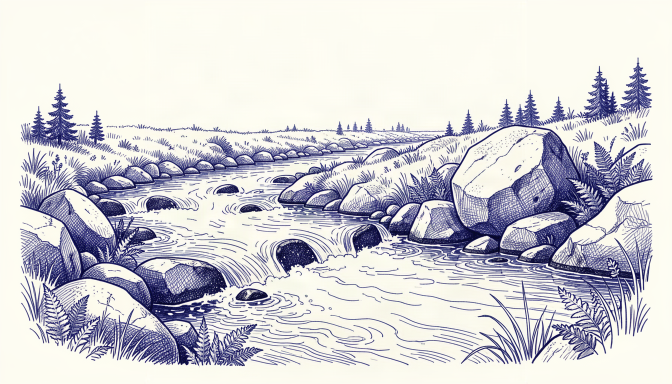
#> input picture assets/ink/river-sketch-source.png, 1344 x 768 px (shown at 1/2 size)
$ python animate_river.py
#> lines starting #> are read from the running program, lines starting #| are printed output that depends on the picture; after the words box and inside, x2 and y2 are one past the last pixel; in counts of white or black regions, pixels touching at a corner belong together
"""Render the river's pen marks as a looping current; banks remain still.

Uses the existing Pillow/NumPy installation and ffmpeg. Run from the repo root:
    python3 art/animate_river.py
The generated source and every previous river version are preserved.
"""
from pathlib import Path
import subprocess

import numpy as np
from PIL import Image, ImageDraw, ImageFilter, ImageOps

ROOT = Path(__file__).resolve().parents[1]
ASSETS = ROOT / "assets/ink"
FPS, SECONDS = 30, 8
INK = np.array([43, 70, 214], dtype=np.float32)
PAPER = np.array([252, 252, 250], dtype=np.float32)


def scene():
    source = Image.open(ASSETS / "river-sketch-source.png").convert("RGB")
#> source is the input picture: PIL image 1344x768 RGB; mean R, G, B 207.9, 207, 212.2
    gray = np.asarray(ImageOps.grayscale(source), dtype=np.float32)
    alpha = np.clip((245 - gray) / 218, 0, 1) ** 0.9
    pixels = PAPER + alpha[..., None] * (INK - PAPER)
    width, height = source.size
#> width = 1344; height = 768
    mask = Image.new("L", source.size)
#> mask: PIL image 1344x768 L; every value is 0
    # Stay inside the open channel, away from the boulders and vegetation.
    channel = [(0.420, 0.740), (0.505, 0.720), (0.560, 0.700), (0.640, 0.720),
               (0.665, 0.775), (0.650, 0.850), (0.540, 0.865), (0.425, 0.830)]
    ImageDraw.Draw(mask).polygon([(round(x * width), round(y * height)) for x, y in channel], fill=255)
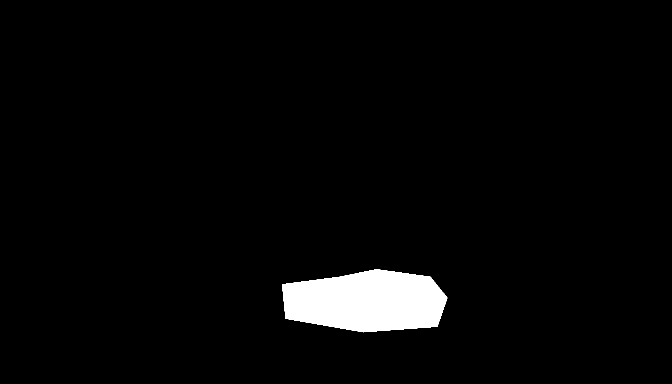
#> mask: PIL image 1344x768 L (shown at 1/2 size); 3.1% white; 1 white region, box (x1, y1, x2, y2) and area: (564, 538, 895, 665) 32401
    mask = np.asarray(mask.filter(ImageFilter.GaussianBlur(12)), dtype=np.float32) / 255
#> mask: shape (768, 1344) float32
    return pixels, mask


def frame(pixels, mask, phase):
#> called with phase = 0
    height, width = mask.shape
    y, x = np.mgrid[:height, :width].astype(np.float32)
    depth = y / height

    def drift(progress):
        sx = np.clip(x - (4 + 10 * depth) * progress, 0, width - 1.001)
        sy = np.clip(y - (6 + 18 * depth) * progress, 0, height - 1.001)
        ix, iy = sx.astype(int), sy.astype(int)
        fx, fy = (sx - ix)[..., None], (sy - iy)[..., None]
        return ((pixels[iy, ix] * (1 - fx) + pixels[iy, ix + 1] * fx) * (1 - fy)
                + (pixels[iy + 1, ix] * (1 - fx) + pixels[iy + 1, ix + 1] * fx) * fy)

    # Each layer resets only while invisible: continuous downstream flow, no jump.
    phase %= 1
    weight = (1 - np.cos(2 * np.pi * phase)) / 2
    water = drift(phase) * weight + drift((phase + 0.5) % 1) * (1 - weight)
    return np.clip(pixels + (water - pixels) * mask[..., None], 0, 255).astype(np.uint8)


def render():
    pixels, mask = scene()
    first = frame(pixels, mask, 0)
    assert np.array_equal(first, frame(pixels, mask, 1)), "Loop seam must close exactly"
    later = frame(pixels, mask, 0.25)
#> call 3 of frame, with phase = 0.25
#> in frame (call 3), `y, x = np.mgrid[:height, :width].astype(np.float32)`:
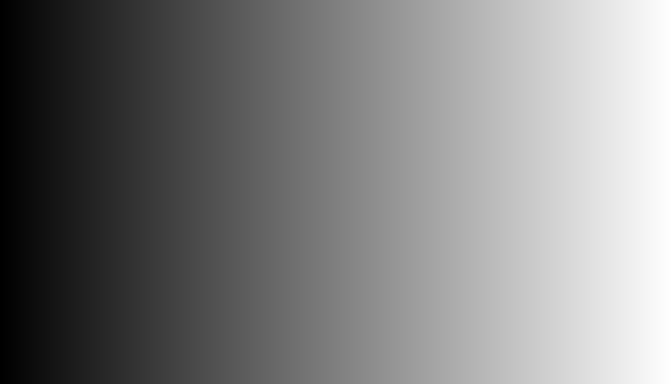
#> x: shape (768, 1344) float32 (shown at 1/2 size); min 0, max 1343, mean 671.5; drawn with min black and max white
#> in drift (call 5), `ix, iy = sx.astype(int), sy.astype(int)`:
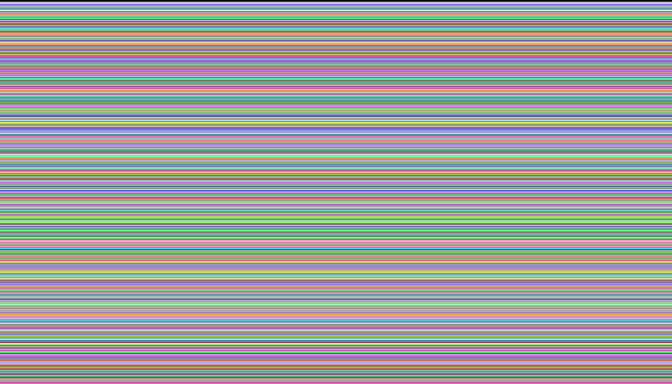
#> iy: shape (768, 1344) int64 (shown at 1/2 size); 762 distinct labels, from 0 to 761; one colour per label, 0 black
#> in drift (call 6), `ix, iy = sx.astype(int), sy.astype(int)`:
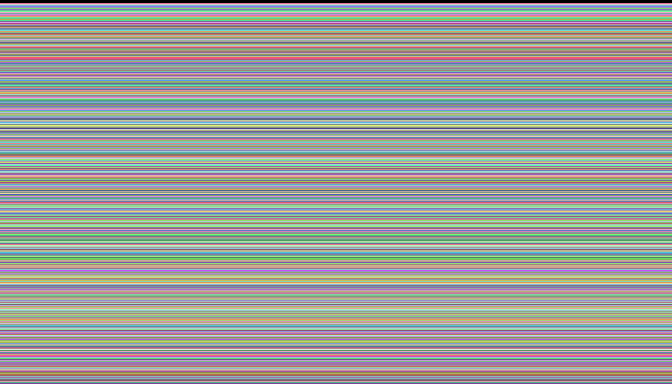
#> iy: shape (768, 1344) int64 (shown at 1/2 size); 750 distinct labels, from 0 to 749; one colour per label, 0 black
#> in drift (call 6), `fx, fy = (sx - ix)[..., None], (sy - iy)[..., None]`:
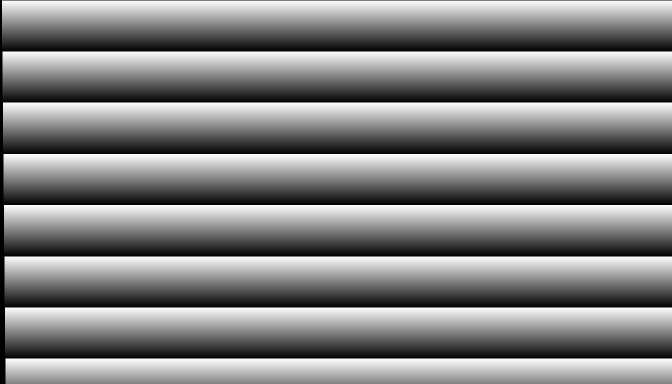
#> fx: shape (768, 1344, 1) float64 (shown at 1/2 size); min 0, max 0.998, mean 0.512
#> in drift (call 6), `fx, fy = (sx - ix)[..., None], (sy - iy)[..., None]`:
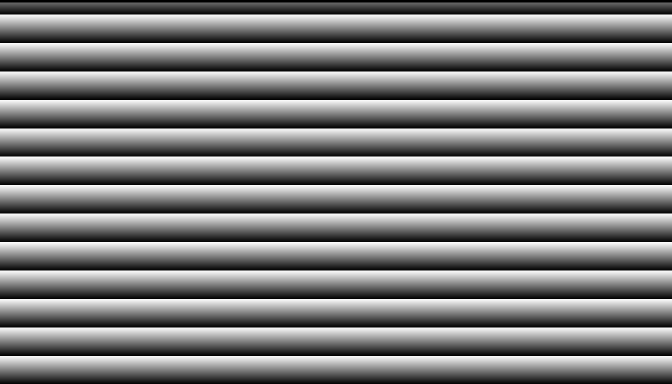
#> fy: shape (768, 1344, 1) float64 (shown at 1/2 size); min 0, max 0.998, mean 0.486
#> in frame (call 3), `water = drift(phase) * weight + drift((phase + 0.5) % 1) * (1 - weight)`:
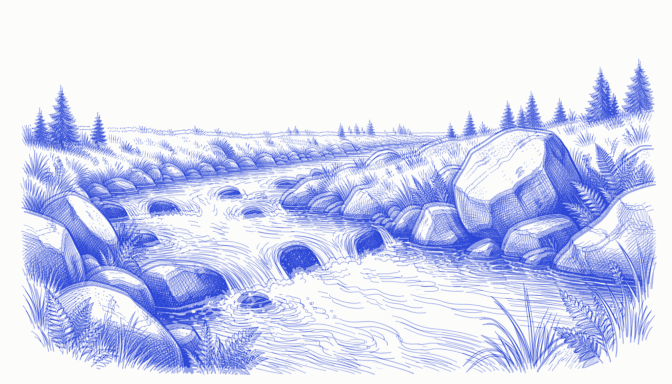
#> water: shape (768, 1344, 3) float64 (shown at 1/2 size); mean of channels 0, 1, 2 211.2, 216.4, 243; drawn as R, G, B
    assert np.any(first != later), "The current must move"
    assert np.array_equal(first[mask == 0], later[mask == 0]), "Banks must stay still"
    Image.fromarray(first).save(ASSETS / "river-sketch-poster.png")
    height, width = mask.shape
#> height = 768; width = 1344
    command = ["ffmpeg", "-v", "error", "-y", "-f", "rawvideo", "-pix_fmt", "rgb24",
               "-s", f"{width}x{height}", "-r", str(FPS), "-i", "-", "-an",
               "-c:v", "libx264", "-preset", "medium", "-crf", "20", "-pix_fmt", "yuv420p",
               "-movflags", "+faststart", str(ASSETS / "river-sketch.mp4")]
#> (the run stopped early here; a loop or call above may not have finished)

$ run again, with assets/ink/denali-sketch-source.png copied over assets/ink/river-sketch-source.png
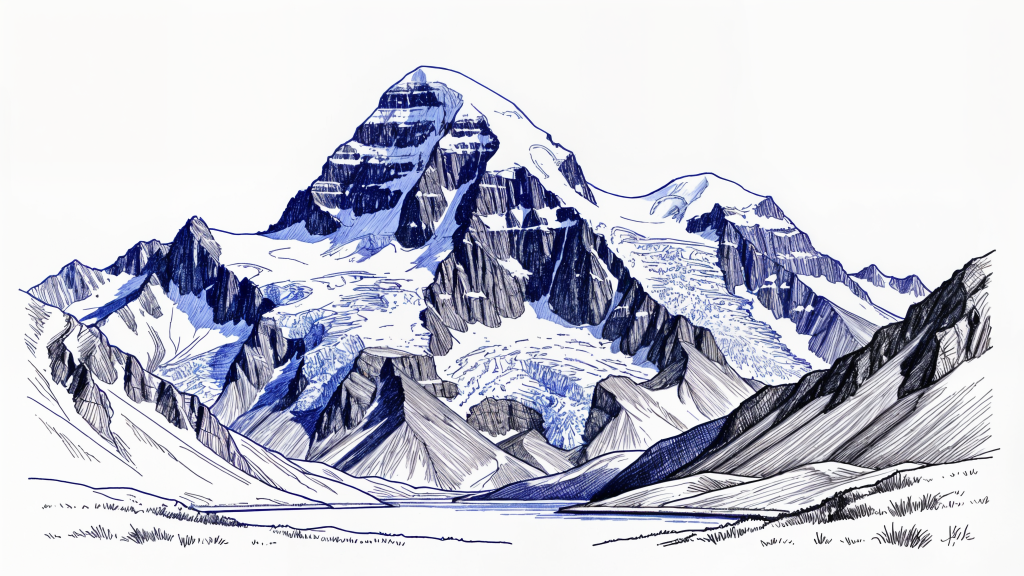
#> input picture assets/ink/denali-sketch-source.png, 2048 x 1152 px (shown at 1/2 size)
#> in scene, source is the input picture: PIL image 2048x1152 RGB; mean R, G, B 199.7, 201.1, 212.9
#> iy: shape (1152, 2048) int64; 1146 distinct labels, from 0 to 1145
#> in drift (call 6), `ix, iy = sx.astype(int), sy.astype(int)`:
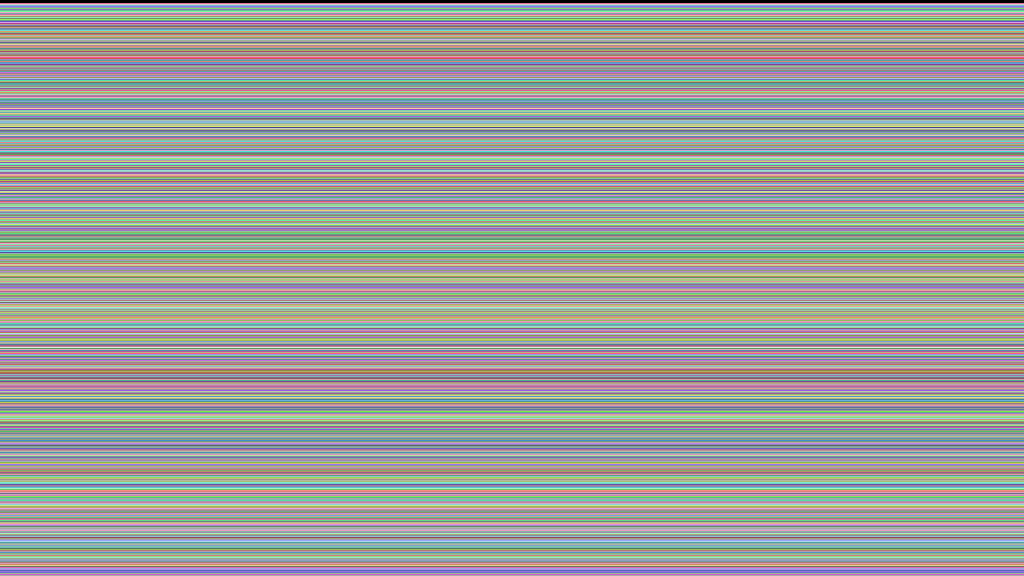
#> iy: shape (1152, 2048) int64 (shown at 1/2 size); 1134 distinct labels, from 0 to 1133; one colour per label, 0 black
#> in frame (call 3), `water = drift(phase) * weight + drift((phase + 0.5) % 1) * (1 - weight)`:
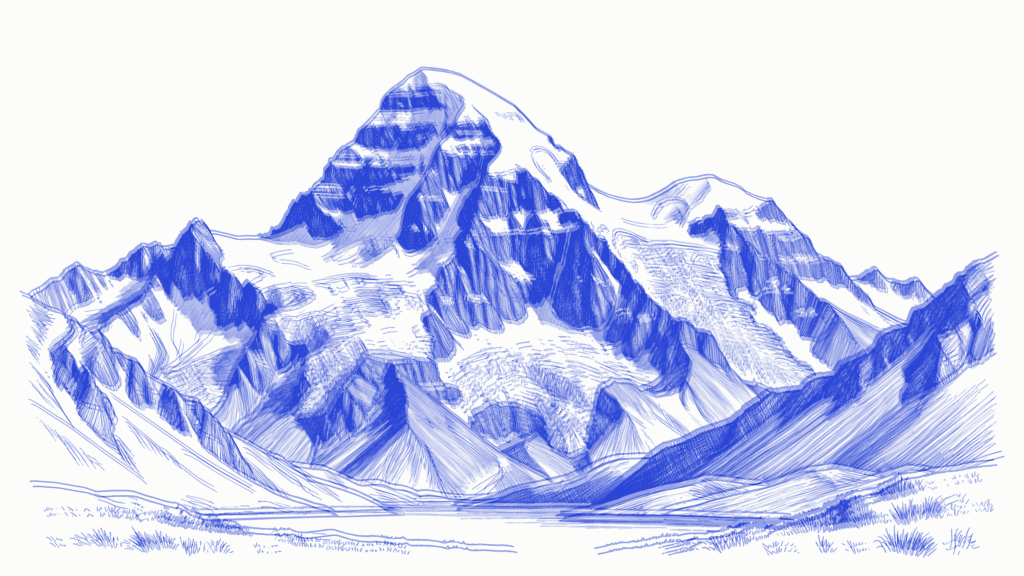
#> water: shape (1152, 2048, 3) float64 (shown at 1/2 size); mean of channels 0, 1, 2 206.2, 212.1, 242.1; drawn as R, G, B

$ run again, with assets/ink/denali.png copied over assets/ink/river-sketch-source.png
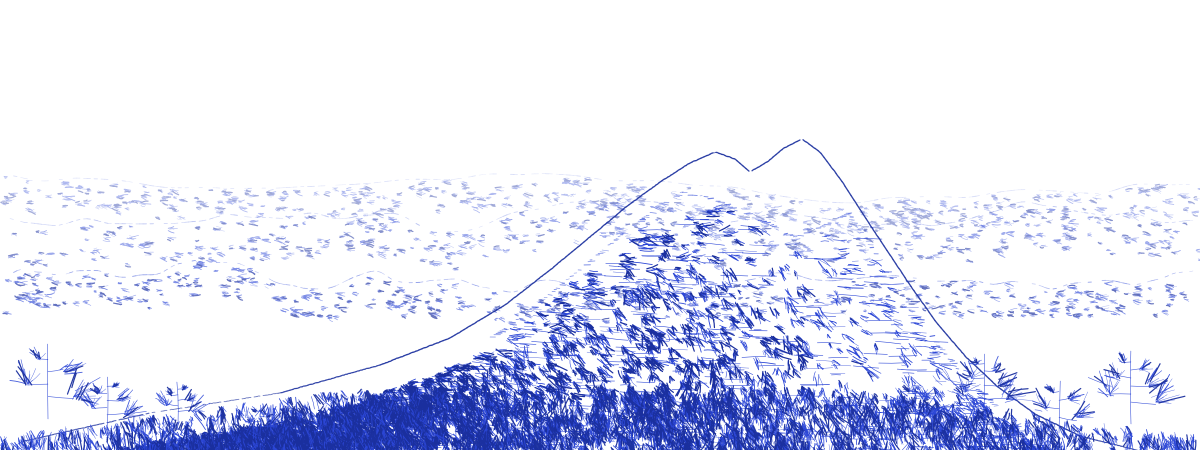
#> input picture assets/ink/denali.png, 2400 x 900 px (shown at 1/2 size)
#> iy: shape (900, 2400) int64; 894 distinct labels, from 0 to 893
#> in drift (call 6), `ix, iy = sx.astype(int), sy.astype(int)`:
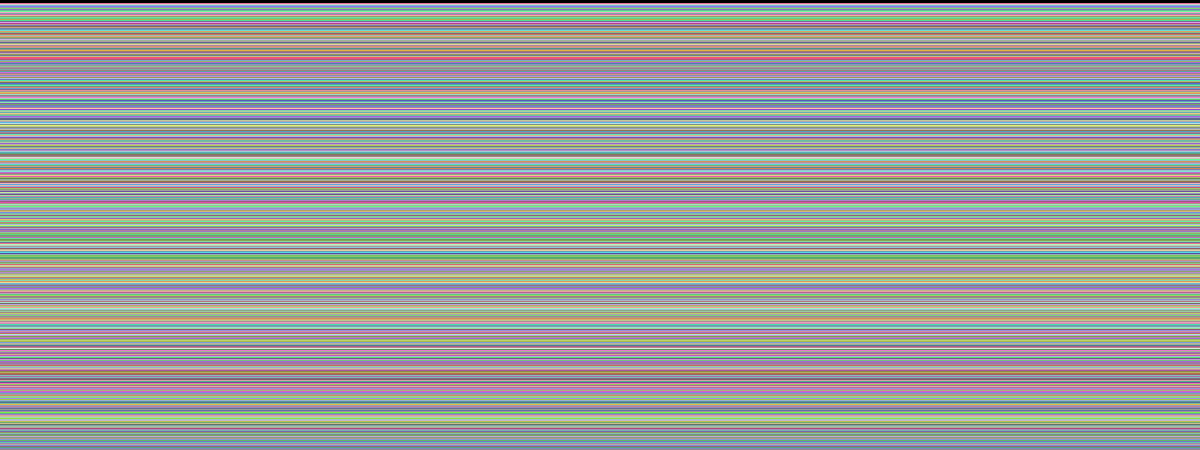
#> iy: shape (900, 2400) int64 (shown at 1/2 size); 882 distinct labels, from 0 to 881; one colour per label, 0 black
#> in drift (call 6), `return ((pixels[iy, ix] * (1 - fx) + pixels[iy, ix + 1] * fx) * (1 - f..`:
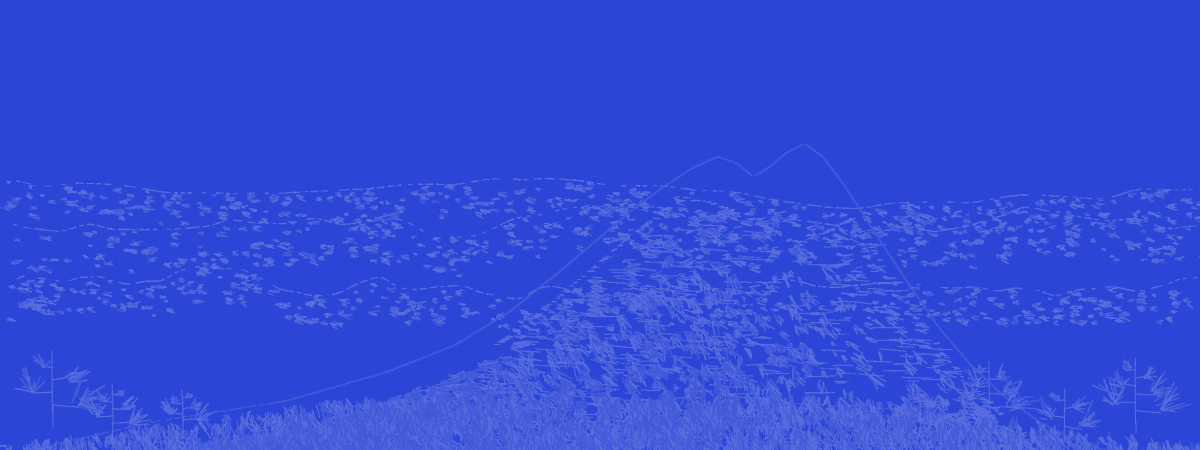
#> returned value: shape (900, 2400, 3) float64 (shown at 1/2 size); mean of channels 0, 1, 2 49.4, 75.6, 215.1; drawn as R, G, B

$ run again, with assets/ink/denali-sketch.webp saved as assets/ink/river-sketch-source.png
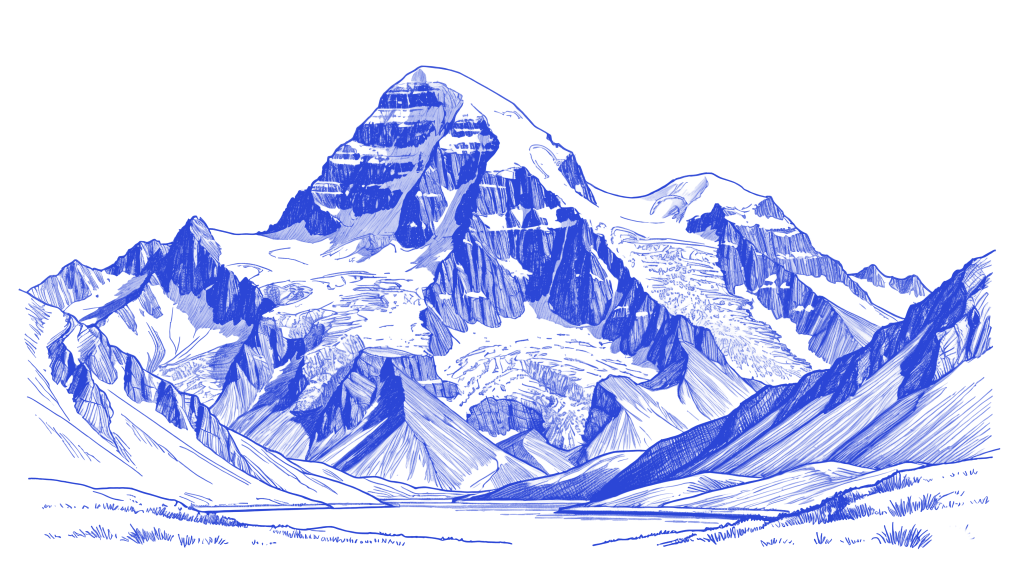
#> input picture assets/ink/denali-sketch.webp, 2048 x 1152 px (shown at 1/2 size)
#> gray: shape (1152, 2048) float32; values 0 (black) and 78 (white), 38.7% white; 540 white regions (447 under 20 px), largest, box (x1, y1, x2, y2) and area: (37, 130, 2001, 1094) 884689, (1774, 980, 1930, 1034) 3196, (1752, 1043, 1865, 1099) 2952
#> iy: shape (1152, 2048) int64; 1146 distinct labels, from 0 to 1145
#> iy: shape (1152, 2048) int64; 1134 distinct labels, from 0 to 1133
#> in drift (call 6), `return ((pixels[iy, ix] * (1 - fx) + pixels[iy, ix + 1] * fx) * (1 - f..`:
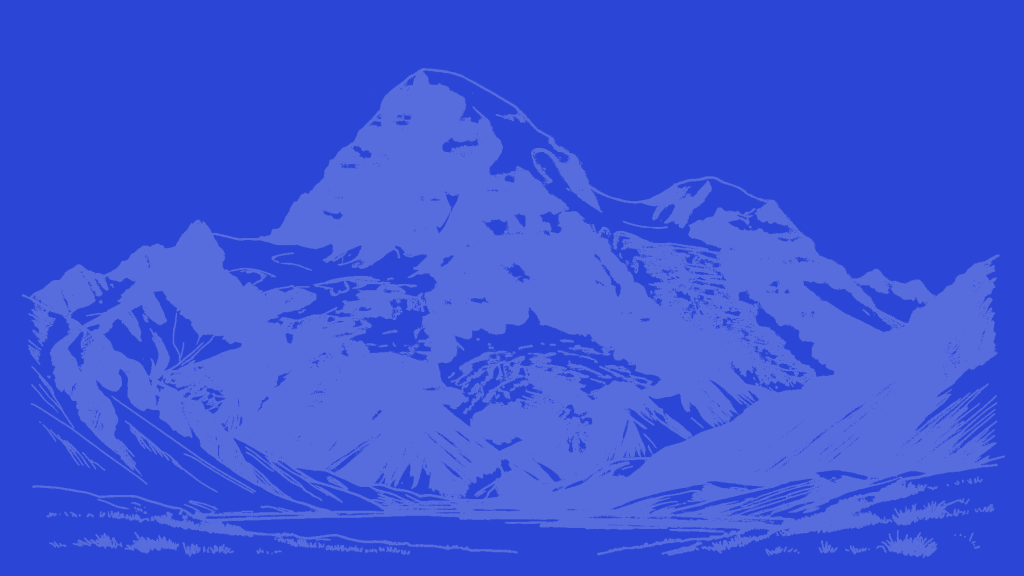
#> returned value: shape (1152, 2048, 3) float64 (shown at 1/2 size); mean of channels 0, 1, 2 60.4, 85.2, 217; drawn as R, G, B
